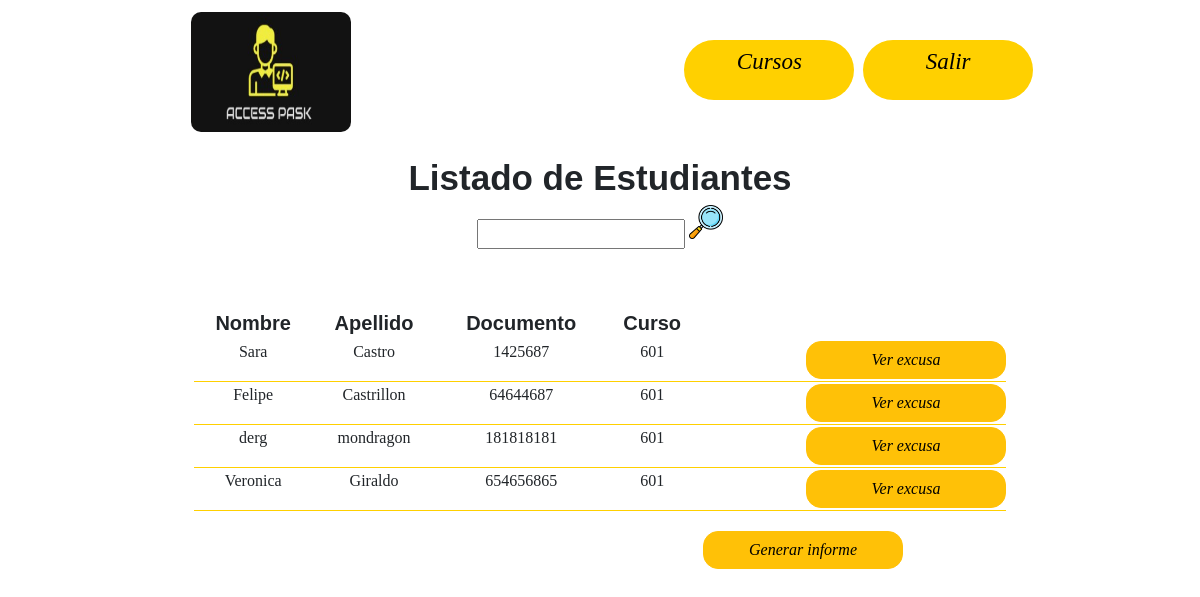
Screenshot of /vistas/excest.php?id=601 (signed in) with the database file from the repository.
### tables this page shows
CREATE TABLE `usuario` (
  `idDoc` int(3) DEFAULT NULL,
  `documento` int(50) NOT NULL,
  `idRol` int(11) DEFAULT NULL,
  `idCurso` int(15) DEFAULT NULL,
  `Nombre` varchar(100) DEFAULT NULL,
  `Apellido` varchar(50) DEFAULT NULL,
  `contraseña` varbinary(100) DEFAULT NULL,
  `idEst` int(11) NOT NULL,
  `idCor` int(11) NOT NULL,
  `correo` varchar(100) DEFAULT NULL
);

### vistas/excest.php (the view, shortened to what this page needs)
<!DOCTYPE html>
<html lang="es">
<head>
    <link rel="stylesheet" type="text/css" href="../stylos/PRF5.css">
    <link href="https://cdn.jsdelivr.net/npm/bootstrap@5.1.3/dist/css/bootstrap.min.css" rel="stylesheet"
>
</head>
<body>
<header class="cuadro_texto">
    <img src="../img/pask.png" alt="logo accespask">
    <div class="iconos">
    <div class="menu">
      <center>
        <ul>
<ul>
    <li><a href="../vistas/PRF.php">Cursos</a></li>
    <li><a href="../modelo/cerrar_sesion.php" img src="../img/salir.png">Salir</a> </li>
</ul>
</header>
<main>
        <div class="nom">
          Listado de Estudiantes
        </div>
            <form method="POST" action="../vistas/estbusq.php"> <input type="text" name='Filtro' required>  <input type="image" src="../img/lupa.png" width="3%" ></form>
            <table >
            <thead>
                <tr>
                    <th class= "text1">Nombre</th>
                    <th class= "text1"> Apellido</th>
                    <th class= "text1">Documento</th>
                    <th class= "text1">Curso</th>
                    <th></th>
                </tr>
                </thead>
                <tbody>
                <?php
                $curso= $_GET["id"];
                $host="localhost";
                $user="root";
                $pass="";
                $bd="accesspask";
                $con=mysqli_connect($host,$user,$pass);
                mysqli_select_db($con,$bd);
         $consulta= "Select * from usuario where idCurso=$curso";
         $filas=mysqli_query($con, $consulta);
         while ($dato=mysqli_fetch_array($filas))
        {
            echo"<tr><td>".$dato['Nombre']."</p></td>";
            echo"<td>".$dato['Apellido']."</p></td>";
            echo"<td>".$dato['documento']."</p></td>";
            echo"<td>".$dato['idCurso']."</p></td>";
            ?>
            <td><a href="../controlador/buscar.php?id=<?php echo $dato['documento']?>" class="btn btn-warning" style="width: 200px;border-radius: 15px;padding-bottom: 30px;">Ver excusa</a></td></tr>
            <?php }?>
            </tbody>
     </table>
     <td><a  class="btn btn-warning" style="border-radius: 15px;width: 200px;padding-bottom: 30px;" data-bs-toggle="modal" data-bs-target="#static22">Generar informe</a></td></tr>
       <?php include("../Reportes/rep2.php"); ?>
</body>
</html>

### rows the page displays
usuario: Nombre "Sara", Apellido "Castro", documento "1425687", idCurso "601"
usuario: Nombre "Felipe", Apellido "Castrillon", documento "64644687", idCurso "601"
usuario: Nombre "derg", Apellido "mondragon", documento "181818181", idCurso "601"
usuario: Nombre "Veronica", Apellido "Giraldo", documento "654656865", idCurso "601"
